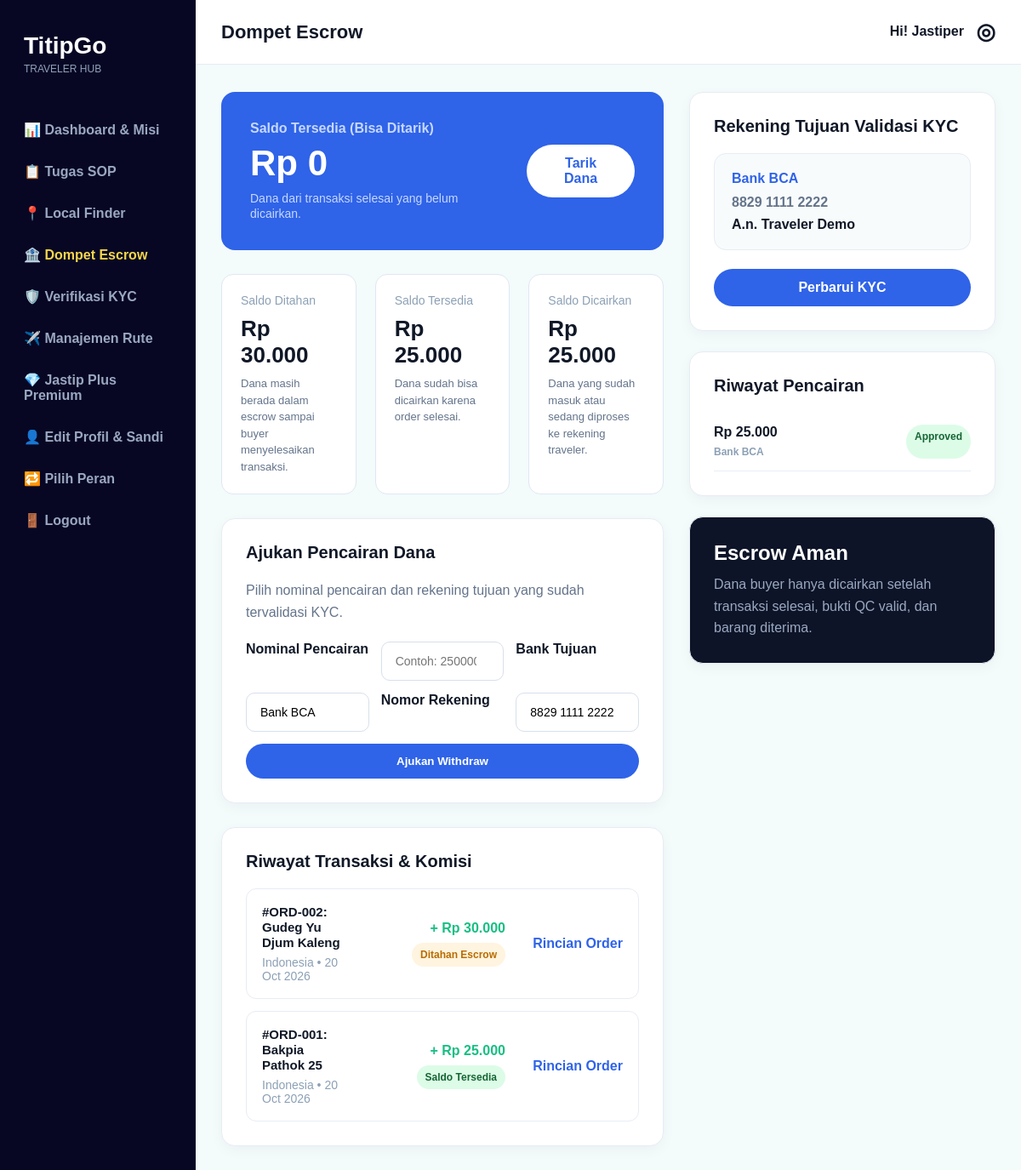
Page /dompet_escrow.php (signed in) on the committed database.
### tables this page shows
CREATE TABLE traveler_kyc (
    id INT AUTO_INCREMENT PRIMARY KEY,
    user_id INT NOT NULL,
    ktp_number VARCHAR(50) NOT NULL,
    passport_number VARCHAR(50) NOT NULL DEFAULT 'PASPOR-DEMO-000',
    ktp_image VARCHAR(255) NOT NULL DEFAULT 'uploads/kyc/default-ktp.png',
    passport_image VARCHAR(255) NOT NULL DEFAULT 'uploads/kyc/default-passport.png',
    selfie_image VARCHAR(255) NOT NULL DEFAULT 'uploads/kyc/default-selfie.png',
    bank_name VARCHAR(100) NOT NULL,
    account_number VARCHAR(100) NOT NULL,
    account_holder VARCHAR(150) NOT NULL,
    deposit_amount DECIMAL(12,2) NOT NULL DEFAULT 200000,
    verification_status ENUM('pending','approved','rejected') NOT NULL DEFAULT 'pending',
    badge_status VARCHAR(50) NOT NULL DEFAULT 'Under Review',
    created_at TIMESTAMP DEFAULT CURRENT_TIMESTAMP,
    FOREIGN KEY (user_id) REFERENCES users(id) ON DELETE CASCADE
);

CREATE TABLE orders (
    id INT AUTO_INCREMENT PRIMARY KEY,
    buyer_id INT NOT NULL,
    traveler_id INT NOT NULL,
    product_id INT NOT NULL DEFAULT 1,
    product_name VARCHAR(150) NOT NULL,
    product_country VARCHAR(80) NOT NULL,
    product_city VARCHAR(80) NOT NULL DEFAULT 'Tokyo',
    product_price DECIMAL(12,2) NOT NULL DEFAULT 0,
    service_fee DECIMAL(12,2) NOT NULL DEFAULT 25000,
    admin_fee DECIMAL(12,2) NOT NULL DEFAULT 5000,
    courier_fee DECIMAL(12,2) NOT NULL DEFAULT 0,
    total_price DECIMAL(12,2) NOT NULL DEFAULT 0,
    delivery_option ENUM('standard','private_courier','hand_carry','domestic_courier') NOT NULL DEFAULT 'standard',
    status ENUM(
        'request_created',
        'searching_traveler',
        'traveler_found',
        'waiting_payment',
        'escrow_paid',
        'item_purchased',
        'item_verified',
        'qc_pending',
        'qc_in_progress',
        'qc_approved',
        'qc_rejected',
        'on_delivery',
        'completed',
        'cancelled',
        'refunded'
    ) NOT NULL DEFAULT 'request_created',
    note TEXT NOT NULL,
    created_at TIMESTAMP DEFAULT CURRENT_TIMESTAMP,
    FOREIGN KEY (buyer_id) REFERENCES users(id) ON DELETE CASCADE,
    FOREIGN KEY (traveler_id) REFERENCES users(id) ON DELETE CASCADE,
    FOREIGN KEY (product_id) REFERENCES products(id) ON DELETE CASCADE
);

CREATE TABLE withdrawal_requests (
    id INT AUTO_INCREMENT PRIMARY KEY,
    traveler_id INT NOT NULL,
    amount DECIMAL(12,2) NOT NULL,
    bank_name VARCHAR(100) NOT NULL,
    account_number VARCHAR(100) NOT NULL,
    status ENUM('pending','approved','rejected') NOT NULL DEFAULT 'pending',
    created_at TIMESTAMP DEFAULT CURRENT_TIMESTAMP,
    FOREIGN KEY (traveler_id) REFERENCES users(id) ON DELETE CASCADE
);

### includes/traveler_auth.php (called while the page is built, shortened)
<?php
$user = $_SESSION['user'];
?>

### dompet_escrow.php (the view, shortened to what this page needs)
<?php
require_once 'includes/traveler_auth.php';
$travelerId = $user['id'];
function rupiah($number)
{
    return 'Rp ' . number_format((float) $number, 0, ',', '.');
}
function getSingleValue($pdo, $sql, $params = [], $default = 0)
{
    try {
        $stmt = $pdo->prepare($sql);
        $stmt->execute($params);
        $value = $stmt->fetchColumn();
        return $value !== false && $value !== null ? $value : $default;
    } catch (PDOException $e) {
        return $default;
    }
}
function getRows($pdo, $sql, $params = [])
{
    try {
        $stmt = $pdo->prepare($sql);
        $stmt->execute($params);
        return $stmt->fetchAll();
    } catch (PDOException $e) {
        return [];
    }
}
$saldoDitahan = getSingleValue(
    $pdo,
    "SELECT COALESCE(SUM(service_fee), 0)
     FROM orders
     WHERE traveler_id = ?
     AND status IN ('traveler_found', 'escrow_paid', 'qc_in_progress', 'item_purchased', 'item_verified', 'on_delivery')",
    [$travelerId]
);
$saldoTersedia = getSingleValue(
    $pdo,
    "SELECT COALESCE(SUM(service_fee), 0)
     FROM orders
     WHERE traveler_id = ?
     AND status = 'completed'",
    [$travelerId]
);
$saldoDicairkan = getSingleValue(
    $pdo,
    "SELECT COALESCE(SUM(amount), 0)
     FROM withdrawal_requests
     WHERE traveler_id = ?
     AND status = 'approved'",
    [$travelerId]
);
$saldoBisaDitarik = max($saldoTersedia - $saldoDicairkan, 0);
try {
    $bankStmt = $pdo->prepare("
        SELECT bank_name, account_number
        FROM traveler_kyc
        WHERE user_id = ?
        ORDER BY id DESC
        LIMIT 1
    ");
    $bankStmt->execute([$travelerId]);
    $bankAccount = $bankStmt->fetch();
} catch (PDOException $e) {
    $bankAccount = null;
}
$orderRows = getRows(
    $pdo,
    "SELECT id, product_name, product_country, product_price, service_fee, status, created_at
     FROM orders
     WHERE traveler_id = ?
     ORDER BY id DESC
     LIMIT 8",
    [$travelerId]
);
$withdrawRows = getRows(
    $pdo,
    "SELECT *
     FROM withdrawal_requests
     WHERE traveler_id = ?
     ORDER BY id DESC
     LIMIT 6",
    [$travelerId]
);
function statusText($status)
{
    if ($status === 'completed') {
        return 'Saldo Tersedia';
    }
    return 'Ditahan Escrow';
}
function statusClass($status)
{
    if ($status === 'completed') {
        return 'status-green';
    }
    return 'status-yellow';
}
?>
<!DOCTYPE html>
<html lang="id">
<head>
    <link rel="stylesheet" href="css/dompet_escrow.css">
</head>
<body>
<main class="app">
    <?php include 'includes/traveler_sidebar.php'; ?>
    <section class="main">
        <header class="topbar">
            <h1>Dompet Escrow</h1>
            <a class="user-link" href="edit_profil.php">
                Hi! Jastiper
                <span class="user-icon">◎</span>
            </a>
        </header>
        <section class="page-content wallet-layout">
            <section class="wallet-main">
                <div class="stat-banner">
                    <div>
                        <p>Saldo Tersedia (Bisa Ditarik)</p>
                        <h2><?= rupiah($saldoBisaDitarik); ?></h2>
                        <span>Dana dari transaksi selesai yang belum dicairkan.</span>
                    </div>
                    <a class="btn btn-light" href="#withdraw-section">Tarik Dana</a>
                </div>
                <div class="balance-grid">
                    <article class="info-box">
                        <span class="muted">Saldo Ditahan</span>
                        <h2><?= rupiah($saldoDitahan); ?></h2>
                        <p>Dana masih berada dalam escrow sampai buyer menyelesaikan transaksi.</p>
                    </article>
                    <article class="info-box">
                        <span class="muted">Saldo Tersedia</span>
                        <h2><?= rupiah($saldoTersedia); ?></h2>
                        <p>Dana sudah bisa dicairkan karena order selesai.</p>
                    </article>
                    <article class="info-box">
                        <span class="muted">Saldo Dicairkan</span>
                        <h2><?= rupiah($saldoDicairkan); ?></h2>
                        <p>Dana yang sudah masuk atau sedang diproses ke rekening traveler.</p>
                    </article>
                </div>
                <section id="withdraw-section" class="card withdraw-form-card">
                    <h2 class="section-title">Ajukan Pencairan Dana</h2>
                    <p class="form-desc">Pilih nominal pencairan dan rekening tujuan yang sudah tervalidasi KYC.</p>
                    <form method="POST" class="withdraw-form">
                        <label>Nominal Pencairan</label>
                        <input class="input" type="number" name="amount" min="1" max="<?= htmlspecialchars((string) $saldoBisaDitarik); ?>" placeholder="Contoh: 250000" required>
                        <label>Bank Tujuan</label>
                        <input class="input" name="bank_name" value="<?= htmlspecialchars($bankAccount['bank_name'] ?? 'Bank BCA'); ?>" required>
                        <label>Nomor Rekening</label>
                        <input class="input" name="account_number" value="<?= htmlspecialchars($bankAccount['account_number'] ?? '8829 **** ****'); ?>" required>
                        <button class="btn btn-full" type="submit">Ajukan Withdraw</button>
                    </form>
                </section>
                <section class="card">
                    <h2 class="section-title">Riwayat Transaksi & Komisi</h2>
                    <div class="transaction-list">
                        <?php foreach ($orderRows as $row): ?>
                            <article class="transaction-card">
                                <div>
                                    <b>#ORD-<?= str_pad($row['id'], 3, '0', STR_PAD_LEFT); ?>: <?= htmlspecialchars($row['product_name']); ?></b>
                                    <p class="muted"><?= htmlspecialchars($row['product_country']); ?> • <?= date('d M Y', strtotime($row['created_at'])); ?></p>
                                </div>
                                <div class="transaction-price">
                                    <strong>+ <?= rupiah($row['service_fee']); ?></strong>
                                    <span class="<?= statusClass($row['status']); ?>"><?= htmlspecialchars(statusText($row['status'])); ?></span>
                                </div>
                                <a class="detail-link" href="traveler_sop.php?order_id=<?= urlencode($row['id']); ?>">Rincian Order</a>
                            </article>
                        <?php endforeach; ?>
                    </div>
                </section>
            </section>
            <aside class="wallet-side">
                <section class="card">
                    <h2 class="section-title">Rekening Tujuan Validasi KYC</h2>
                    <div class="bank-card">
                        <b><?= htmlspecialchars($bankAccount['bank_name'] ?? 'Bank BCA'); ?></b>
                        <p>
                            <?= htmlspecialchars($bankAccount['account_number'] ?? '8829 **** ****'); ?>
                            <span>A.n. <?= htmlspecialchars($user['name']); ?></span>
                        </p>
                    </div>
                    <a class="btn btn-full" href="verifikasi_kyc.php">Perbarui KYC</a>
                </section>
                <section class="card">
                    <h2 class="section-title">Riwayat Pencairan</h2>
                    <?php foreach ($withdrawRows as $withdraw): ?>
                        <div class="withdraw-row">
                            <div>
                                <b><?= rupiah($withdraw['amount']); ?></b>
                                <span><?= htmlspecialchars($withdraw['bank_name']); ?></span>
                            </div>
                            <strong class="<?= $withdraw['status'] === 'approved' ? 'status-green' : 'status-yellow'; ?>">
                                <?= htmlspecialchars(ucfirst($withdraw['status'])); ?>
                            </strong>
                        </div>
                    <?php endforeach; ?>
                </section>
                <section class="card dark-card">
                    <h2>Escrow Aman</h2>
                    <p>Dana buyer hanya dicairkan setelah transaksi selesai, bukti QC valid, dan barang diterima.</p>
                </section>
            </aside>
        </section>
    </section>
</main>
</body>
</html>

### css/dompet_escrow.css (style rules this page uses)
* { box-sizing: border-box; margin: 0; padding: 0; }
html, body { width: 100%; min-height: 100%; font-family: Arial, Helvetica, sans-serif; background: #f3fbfb; color: #101827; }
.app { width: 100%; min-height: 100vh; margin: 0; background: #f3fbfb; display: grid; grid-template-columns: 230px 1fr; }
.main { padding: 0; }
.topbar { height: 76px; background: #ffffff; border-bottom: 1px solid #e7ecf4; display: flex; align-items: center; justify-content: space-between; padding: 0 30px; }
.topbar h1 { font-size: 22px; }
.user-link { color: #101827; text-decoration: none; font-weight: 900; }
.user-icon { margin-left: 10px; font-size: 26px; vertical-align: middle; }
.page-content { padding: 32px 30px; }
.wallet-layout { display: grid; grid-template-columns: 1fr 360px; gap: 30px; align-items: start; }
.wallet-main { display: grid; gap: 28px; }
.wallet-side { display: grid; gap: 24px; }
.card { background: #ffffff; border: 1px solid #e7ecf4; border-radius: 16px; padding: 28px; box-shadow: 0 5px 16px rgba(15, 23, 42, 0.04); }
.dark-card { background: #0d1428; color: #ffffff; }
.dark-card p { color: #9aa8c0; line-height: 1.6; margin-top: 10px; }
.section-title { font-size: 20px; margin-bottom: 20px; }
.muted { color: #8ca0b5; font-size: 14px; }
.btn { display: inline-block; border: none; border-radius: 999px; background: #2f63e8; color: #ffffff; text-align: center; text-decoration: none; font-weight: 900; padding: 13px 24px; cursor: pointer; }
.btn-full { width: 100%; }
.btn-light { background: #ffffff; color: #2f63e8; }
.stat-banner { background: #2f63e8; color: #ffffff; border-radius: 16px; padding: 34px; display: flex; justify-content: space-between; align-items: center; gap: 24px; }
.stat-banner p { color: #c7d8ff; font-weight: 800; margin-bottom: 8px; }
.stat-banner h2 { font-size: 42px; margin-bottom: 8px; }
.stat-banner span { color: #c7d8ff; font-size: 14px; }
.balance-grid { display: grid; grid-template-columns: repeat(3, 1fr); gap: 22px; }
.info-box { background: #ffffff; border: 1px solid #dfe8f3; border-radius: 14px; padding: 22px; }
.info-box span { display: block; margin-bottom: 10px; }
.info-box h2 { font-size: 26px; margin-bottom: 8px; }
.info-box p { color: #64748b; font-size: 13px; line-height: 1.5; }
.withdraw-form-card { scroll-margin-top: 100px; }
.form-desc { color: #64748b; line-height: 1.6; margin-bottom: 22px; }
.withdraw-form { display: grid; grid-template-columns: repeat(3, 1fr); gap: 14px; }
.withdraw-form label { font-weight: 900; color: #101827; }
.input { width: 100%; border: 1px solid #d7e0eb; border-radius: 10px; padding: 14px 16px; font-size: 14px; background: #ffffff; }
.withdraw-form .btn { grid-column: 1 / 4; }
.transaction-list { display: grid; gap: 14px; }
.transaction-card { background: #ffffff; border: 1px solid #e7ecf4; border-radius: 12px; padding: 18px; display: grid; grid-template-columns: 1fr 170px 120px; gap: 18px; align-items: center; }
.transaction-card b { font-size: 15px; }
.transaction-card p { margin-top: 6px; }
.transaction-price { text-align: right; }
.transaction-price strong { color: #17bf83; display: block; margin-bottom: 8px; }
.status-green, .status-yellow, .status-red { display: inline-block; border-radius: 999px; padding: 7px 10px; font-size: 12px; font-weight: 900; }
.status-green { background: #dcfce7; color: #166534; }
.status-yellow { background: #fff4df; color: #b86b00; }
.detail-link { color: #2f63e8; font-weight: 900; text-decoration: none; text-align: right; }
.bank-card { background: #f8fbfc; border: 1px solid #e7ecf4; border-radius: 14px; padding: 20px; margin-bottom: 22px; }
.bank-card b { color: #2f63e8; display: block; margin-bottom: 10px; }
.bank-card p { color: #64748b; font-weight: 800; }
.bank-card span { display: block; margin-top: 8px; color: #101827; }
.withdraw-row { border-bottom: 1px solid #e7ecf4; padding: 14px 0; display: flex; justify-content: space-between; gap: 14px; }
.withdraw-row b { display: block; font-size: 16px; margin-bottom: 4px; }
.withdraw-row span { color: #8ca0b5; font-size: 12px; font-weight: 800; }

### rows in the picture
traveler_kyc: bank_name "Bank BCA", account_number "8829 1111 2222"
orders: id "002", product_name "Gudeg Yu Djum Kaleng", product_country "Indonesia", created_at "20 Oct 2026", service_fee "Rp 30.000", status "Ditahan Escrow"
orders: id "001", product_name "Bakpia Pathok 25", product_country "Indonesia", created_at "20 Oct 2026", service_fee "Rp 25.000", status "Saldo Tersedia"
withdrawal_requests: amount "Rp 25.000", bank_name "Bank BCA", status "Approved"

### other values in the picture
rupiah($saldoBisaDitarik) "Rp 0"
rupiah($saldoDitahan) "Rp 30.000"
rupiah($saldoTersedia) "Rp 25.000"
rupiah($saldoDicairkan) "Rp 25.000"
$user['name'] "Traveler Demo"
